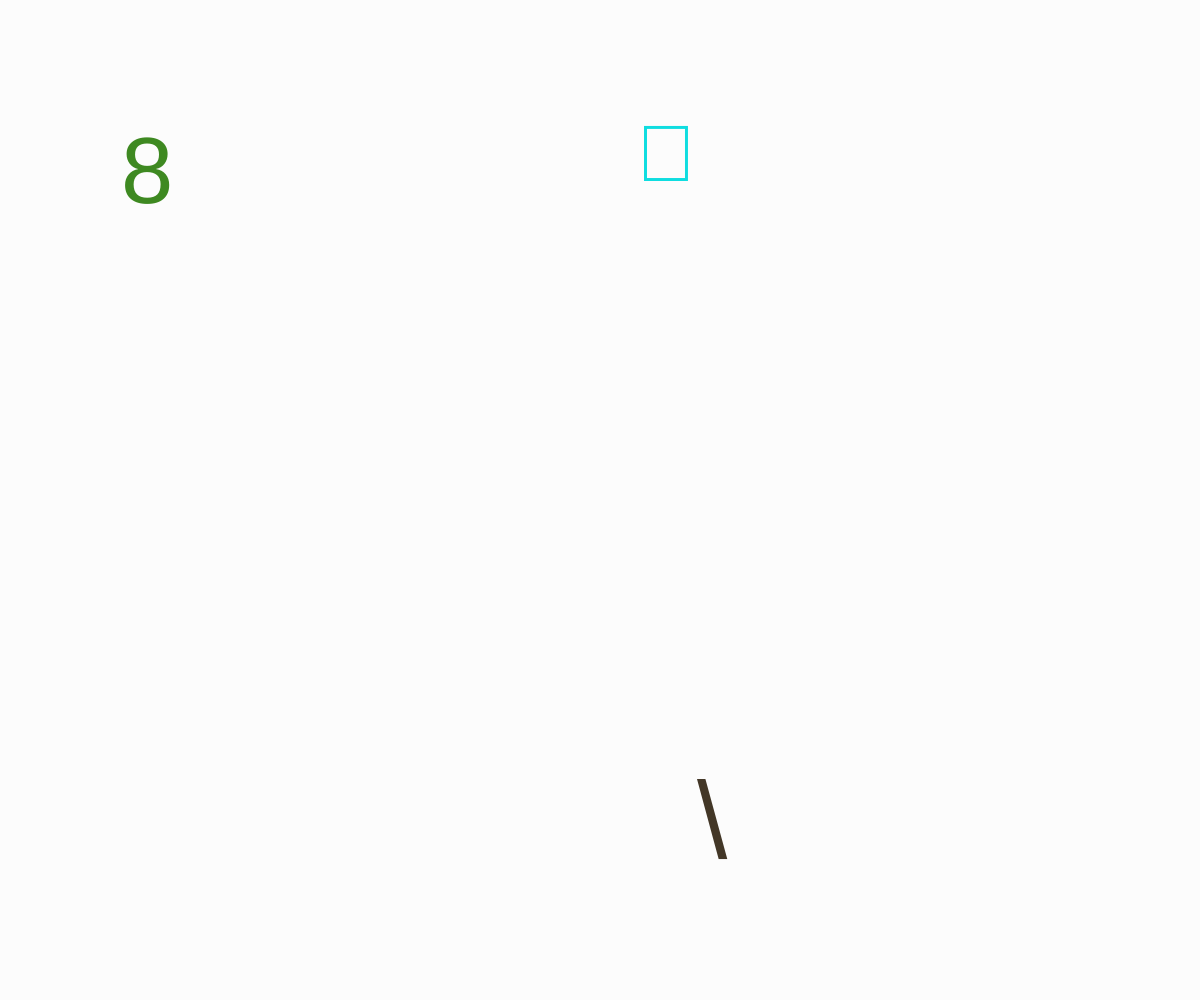
Frame 1 (no input)
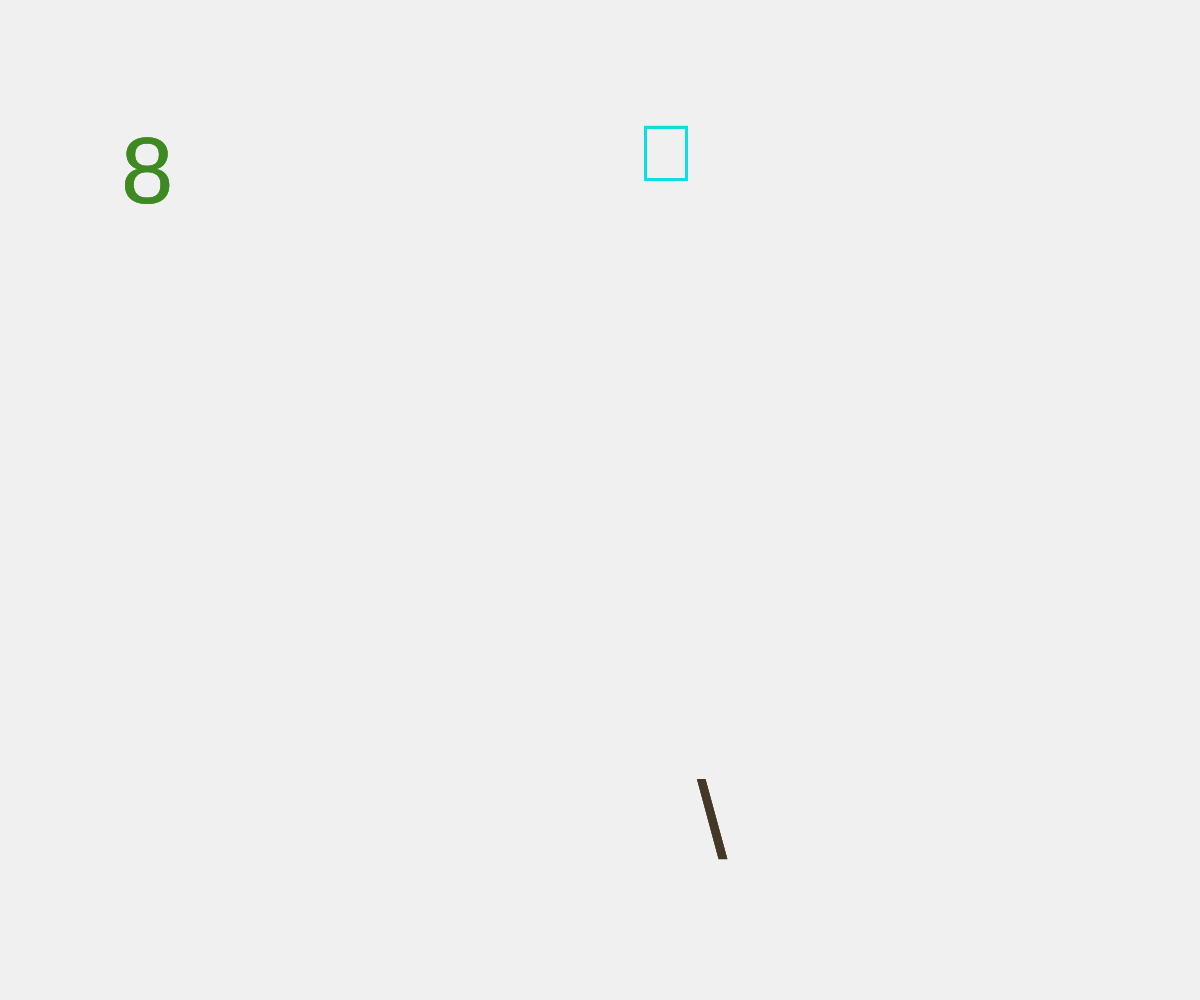
Frame 60 (no input)
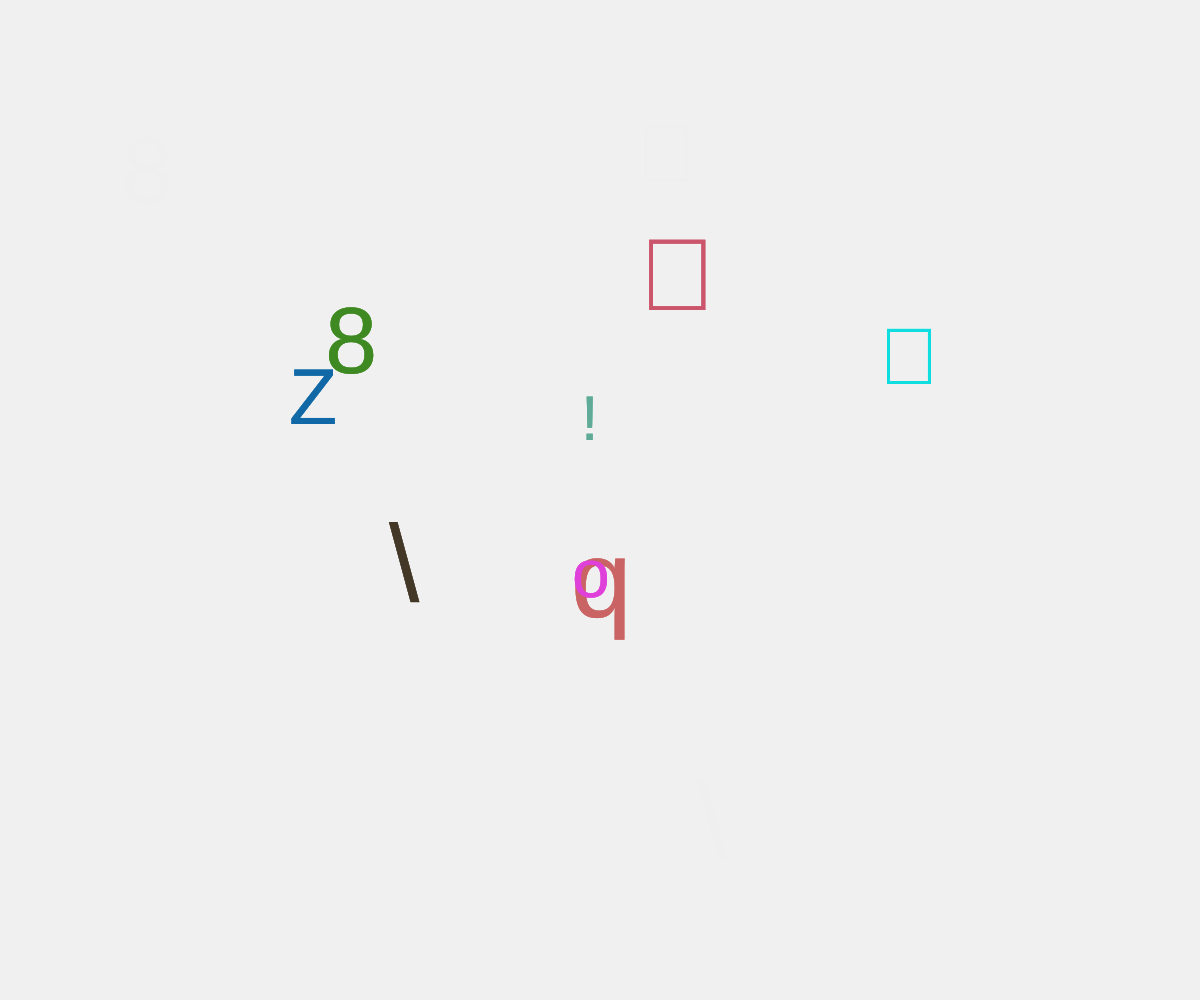
Frame 120 (the mouse pressed at the canvas centre since frame 60)

The p5.js sketch that drew these frames (run headless with seeded random() and noise() and a simulated clock; from frame 60 on, the mouse is pressed at the canvas centre):

// p5.js sketch
// ── sketch.js
var characters = [],
	maxLength = 10;

var initX,
	initY,
	horizontalLength,
	vertialLength,
	wordRanges,
	fontSize,
	chraracterRange

function randomInt(min, max) {
	return Math.floor(random(max - min + 1)) + min
}

function randomColor() {
	return color(random(225), random(225), random(225))
}

function windowResized() {
	resizeCanvas(windowWidth, windowHeight);
}

function setup() {

	initX = windowWidth * 0.2
	initY = windowHeight * 0.4
	horizontalLength = windowWidth * 0.6
	vertialLength = windowHeight * 0.2
	wordRanges = [-windowHeight, windowHeight]
	fontSizes = [windowWidth * 0.05, windowWidth * 0.1]
	chraracterRange = [0, 128]

	createCanvas(windowWidth, windowHeight)

	maxLength = window.prompt('how many characters you wish to put here?')
	if(maxLength == undefined) {
		maxLength = 10
	}

	for (i = 0; i < maxLength; i++) {
		
		thisCharacter = new Character(
			String.fromCharCode(randomInt(chraracterRange[0], chraracterRange[1])),
			randomInt(initX, initX + horizontalLength),
			randomInt(initY, initY + vertialLength),
			randomInt(wordRanges[0], wordRanges[1]),
			randomInt(fontSizes[0], fontSizes[1]),
			randomColor()
		)
		
		characters.push(thisCharacter)
		
	}

}

function draw() {

	background(240, 50)
	
	currentPositionX = map(mouseX, 0, width, -1, 1)
	currentPositionY = map(mouseY, 0, width, -1, 1)

	drawCharacters(currentPositionX, currentPositionY)

}

function drawCharacters(currentPositionX, currentPositionY) {
	
	for (i = 0; i < maxLength; i++) {
		
		thisCharacter = characters[i]
		
		textSize(thisCharacter.fontSize)
		fill(thisCharacter.color)
		
		text(
			thisCharacter.value,
			thisCharacter.originalX + thisCharacter.range * currentPositionX,
			thisCharacter.originalY + thisCharacter.range * currentPositionY
		)
		
	}
	
}

class Character {
	
	constructor(value, originalX, originalY, range, fontSize, theColor) {
	    this.value = value
		this.originalX = originalX
		this.originalY = originalY
		this.range = range
		this.fontSize = fontSize
		this.color = theColor
	}
	
}
